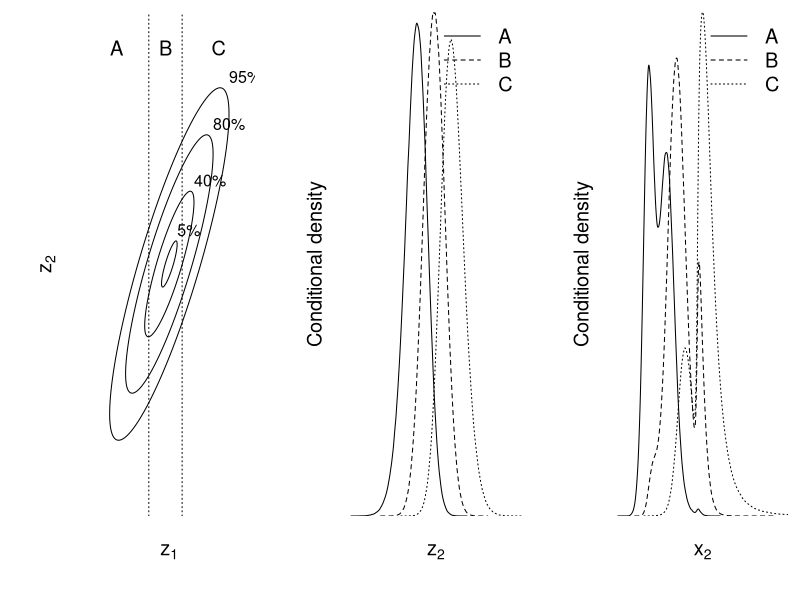

Reproduce this figure in R.
## ---- chunk 1
knitr::opts_chunk$set(echo = FALSE, fig.height = 5, cache.path = "cache/", 
                      message = FALSE, error = FALSE, warning = FALSE)
.par_use <- list(cex = 1.33, cex.lab = 1.2)
options(digits = 3, knitr.kable.NA = '')
## ---- chunk 2
library(mvtnorm)
library(sn)
p_mix <- function(x)
  .1 * pnorm(x, -3, .5) + .6 * pnorm(x, -.5) +
  .3 * pst(x, xi = 1.5, alpha = 8, nu = 3)
q_mix <- local({
  eps <- 1e-7
  us <- seq(eps, 1 - eps, length.out = 100000)

  cdfs <- sapply(us, function(u) uniroot(function(x) p_mix(x) - u,
                                         c(-10000, 10000))$root)

  approxfun(us, cdfs, yleft = -Inf, yright = Inf)
})

cor <- .85
lims <- c(.2, .7)

par(mfcol = c(1, 3), xaxt = "n", yaxt = "n", bty = "n",
    xaxs = "i", yaxs = "i", mar = c(3.5, 3.5, .5, .5), mgp = c(1, 1, 0), 
    cex = 1.2)

# draw the contours
local({
  sig <- diag(2)
  sig[1, 2] <- sig[2, 1] <- cor

  n_points <- 200
  xy <- cbind(sin(seq(0, 2 * pi, length.out = n_points)),
              cos(seq(0, 2 * pi, length.out = n_points)))

  ev <- eigen(sig)
  xy[, 1] <- xy[, 1] * 1
  xy[, 2] <- xy[, 2] * sqrt(min(ev$values) / max(ev$values))

  phi <- atan(ev$vectors[2, 1] / ev$vectors[1, 1])
  R <- matrix(c(cos(phi), sin(phi), -sin(phi), cos(phi)), 2)
  xy <- tcrossprod(R, xy)

  qs <- c(.05, .4, .8, .95)
  chi_vals <- qchisq(qs, df = 2) * max(ev$values)

  lim <- 3.5
  plot(c(-lim, lim), c(-lim, lim), type = "n", xlab = expression(z[1]),
       ylab = expression(z[2]))
  for(r in sqrt(chi_vals))
    lines(r * xy[1, ], r * xy[2, ], lty = 1)

 text(sqrt(chi_vals) * max(xy[1, ]), sqrt(chi_vals) * max(xy[2, ]) + .15,
      adj = 0, paste0(qs * 100, "%"), cex = .8)

  abline(v = qnorm(lims), lty = 3)

  deltas <- c(-lim, qnorm(lims), lim)
  text((deltas[-1] + head(deltas, -1)) / 2, c(3, 3, 3),
       labels = c("A", "B", "C"), adj = 0.5)
})

set.seed(1)
rngs <- rmvnorm(10000000, sigma = matrix(c(1, cor, cor, 1), 2))
cat_first <- cut(rngs[, 1], breaks = c(-Inf, qnorm(lims), Inf))
con_two <- q_mix(pnorm(rngs[, 2]))

dens <- tapply(rngs[, 2], cat_first, density, n = 5000)
plot(c(-5, 5), xlab = expression(z[2]), 
      ylab = "Conditional density",
     range(sapply(dens, `[[`, "y")), type = "n")
for(i in seq_along(dens))
  with(dens[[i]], lines(x, y, lty = i))
legend("topright", bty = "n", legend = LETTERS[1:3], lty = 1:3)

dens <- lapply(1:3, function(i)
  density(con_two[as.integer(cat_first) == i], n = 5000))
plot(c(-6, 10), xlab = expression(x[2]), ylab = "Conditional density",
     range(sapply(dens, `[[`, "y")), type = "n")
for(i in seq_along(dens))
  with(dens[[i]], lines(x, y, lty = i))
legend("topright", bty = "n", legend = LETTERS[1:3], lty = 1:3)

rm(list = ls())
